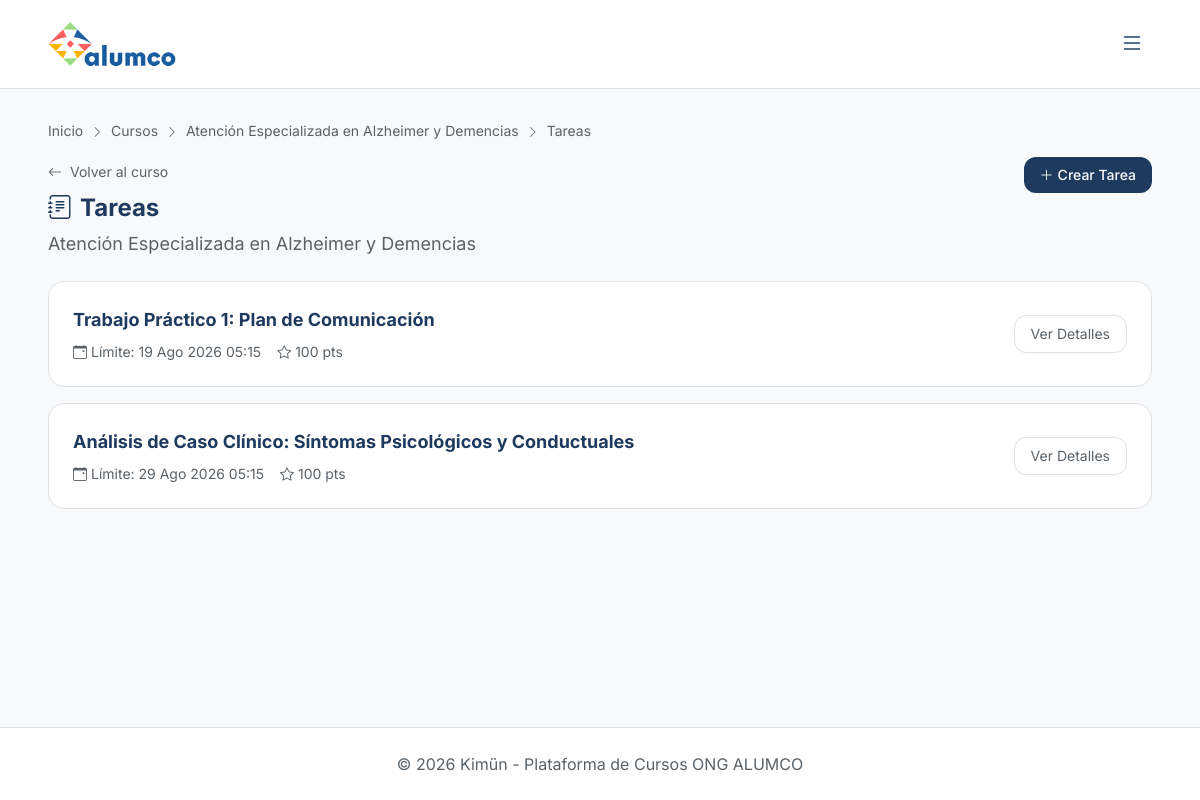
Screenshot of /tareas/curso/11/tareas/ (signed in) with the database file from the repository.
### cursos/models.py (models this page shows, shortened)
class Curso(models.Model):
    ESTADO_CHOICES = [
        ('borrador', 'Borrador'),
        ('publicado', 'Publicado'),
    ]
    titulo = models.CharField(max_length=200)
    descripcion = models.TextField()
    categoria = models.ForeignKey(
        Categoria,
        on_delete=models.SET_NULL,
        null=True,
        blank=True,
        related_name='cursos'
    )
    docente_creador = models.ForeignKey(
        settings.AUTH_USER_MODEL,
        on_delete=models.CASCADE,
        related_name='cursos_creados'
    )
    estado = models.CharField(max_length=20, choices=ESTADO_CHOICES, default='borrador')
    fecha_creacion = models.DateTimeField(auto_now_add=True)
    horas_exigidas = models.PositiveIntegerField(default=0, help_text='Horas totales exigidas para completar el curso')
    horas_por_semana = models.PositiveIntegerField(default=0, help_text='Horas de dedicación semanal esperada')
    exige_tiempo_minimo = models.BooleanField(default=False, help_text='Evita que el alumno complete el curso en menos tiempo del exigido')
    duracion_minutos = models.PositiveIntegerField(default=0, help_text='Duración estimada en minutos')
    class Meta:
        verbose_name = 'Curso'
        verbose_name_plural = 'Cursos'

### tareas/models.py (models this page shows, shortened)
class Tarea(models.Model):
    curso = models.ForeignKey('cursos.Curso', on_delete=models.CASCADE, related_name='tareas')
    titulo = models.CharField(max_length=200)
    descripcion = models.TextField(blank=True, default='')
    fecha_limite = models.DateTimeField(verbose_name='Fecha límite')
    puntaje_maximo = models.IntegerField(default=100)
    creado_por = models.ForeignKey(settings.AUTH_USER_MODEL, on_delete=models.CASCADE, related_name='tareas_creadas')
    fecha_creacion = models.DateTimeField(auto_now_add=True)
    class Meta:
        verbose_name = 'Tarea'
        verbose_name_plural = 'Tareas'
        ordering = ['fecha_limite']

### tareas/views.py (the view, shortened to what this page needs)
# urls.py: path('curso/<int:curso_pk>/tareas/', views.tarea_list, name='tarea_list'),
@login_required
def tarea_list(request, curso_pk):
    curso = get_object_or_404(Curso, pk=curso_pk)
    tareas = curso.tareas.all()
    context = {
        'curso': curso,
        'tareas': tareas,
    }
    return render(request, 'tareas/tarea_list.html', context)

### templates/tareas/tarea_list.html (shortened to what this page needs)
{% extends 'base.html' %}
{% load static %}
{% block breadcrumbs %}
<nav class="text-sm mb-4 text-secondary">
    <a href="{% url 'inicio' %}">Inicio</a>
    <i class="bi bi-chevron-right text-xs mx-1"></i>
    <a href="{% url 'cursos:curso_list' %}">Cursos</a>
    <i class="bi bi-chevron-right text-xs mx-1"></i>
    <a href="{% url 'cursos:curso_detail' pk=curso.id %}">{{ curso.titulo }}</a>
    <i class="bi bi-chevron-right text-xs mx-1"></i>
    <span>Tareas</span>
</nav>
{% endblock %}
{% block content %}
<div class="mb-6">
    <div class="flex flex-col md:flex-row justify-between items-start gap-4">
        <div>
            <a href="{% url 'cursos:curso_detail' pk=curso.id %}" class="text-sm mb-2 inline-block text-secondary">
                <i class="bi bi-arrow-left me-1"></i> Volver al curso
            </a>
            <h1 class="section-title mb-1">
                <i class="bi bi-journal-text"></i> Tareas
            </h1>
            <p class="mt-1 text-secondary">
                {{ curso.titulo }}
            </p>
        </div>
        {% if user.rol == 'admin' or user.rol == 'docente' or puede_editar %}
        <div class="flex gap-2">
            <a href="{% url 'tareas:tarea_create' curso.id %}" class="btn-primary px-4 py-2 rounded-xl text-sm font-medium">
                <i class="bi bi-plus-lg me-1"></i>Crear Tarea
            </a>
        </div>
        {% endif %}
    </div>
</div>
<div class="mb-8">
    {% if tareas %}
        <div class="stack-md stagger-in">
            {% for tarea in tareas %}
            <div class="hybrid-card rounded-2xl p-6 flex flex-col md:flex-row justify-between items-start md:items-center gap-4">
                <div class="flex-1">
                    <a href="{% url 'tareas:tarea_detail' tarea.id %}" class="text-lg font-bold hover:underline text-primary">
                        {{ tarea.titulo }}
                    </a>
                    <div class="flex flex-wrap gap-4 mt-2 text-sm text-secondary">
                        {% if tarea.fecha_limite %}
                            <span class="flex items-center gap-1" style="{% if tarea.fecha_limite < now %}color: var(--color-pink); font-weight: 700;{% endif %}">
                                <i class="bi bi-calendar-event"></i>
                                {% if tarea.fecha_limite < now %}
                                    Atrasado: {{ tarea.fecha_limite|date:"d M Y H:i" }}
                                {% else %}
                                    Límite: {{ tarea.fecha_limite|date:"d M Y H:i" }}
                                {% endif %}
                            </span>
                        {% endif %}
                        <span class="flex items-center gap-1">
                            <i class="bi bi-star"></i> {{ tarea.puntaje_maximo }} pts
                        </span>
                    </div>
                </div>
                <div class="flex flex-col md:items-end gap-2 text-sm">
                    <a href="{% url 'tareas:tarea_detail' tarea.id %}" class="btn-subtle px-4 py-2 rounded-xl text-sm">
                        Ver Detalles
                    </a>
                </div>
            </div>
            {% endfor %}
        </div>
    {% else %}
        {% include 'partials/empty_state.html' with illustration_path='img/illustrations/empty-tasks.svg' title='No hay tareas asignadas' description='Aún no se han creado tareas para este curso.' %}
    {% endif %}
</div>
{% endblock %}

### static/css/kimun.css (style rules this page uses)
:root { --space-xs: 0.25rem; --space-sm: 0.5rem; --space-md: 1rem; --space-lg: 1.5rem; --space-xl: 2rem; --space-2xl: 3rem; --space-3xl: 4rem; --radius-sm: 0.25rem; --radius-md: 0.75rem; --radius-lg: 1rem; --radius-xl: 1.5rem; --radius-asymmetric: 1rem 0.25rem 1rem 0.25rem; --shadow-sm: 0 1px 2px color-mix(in srgb, var(--color-text) 8%, transparent); --shadow-md: 0 4px 6px -1px color-mix(in srgb, var(--color-text) 12%, transparent); --shadow-lg: 0 10px 40px -10px color-mix(in srgb, var(--color-text) 18%, transparent); --transition-fast: 0.15s ease; --transition-normal: 0.2s ease; --transition-slow: 0.3s ease; }
.btn-subtle { background: transparent; color: var(--color-text-secondary); border: 1px solid var(--color-border); transition: background-color var(--transition-normal), color var(--transition-normal), border-color var(--transition-normal), transform var(--transition-normal), box-shadow var(--transition-normal); }
.section-title { display: flex; align-items: center; gap: var(--space-sm); margin-bottom: var(--space-lg); font-size: 1.5rem; font-weight: 700; color: var(--color-text); }
.section-title i { color: var(--color-primary); }
.stagger-in > * { opacity: 0; animation: fadeInUp 0.5s ease forwards; }
.stagger-in > *:nth-child(1) { animation-delay: 0.05s; }
.stagger-in > *:nth-child(2) { animation-delay: 0.1s; }
.stack-md { display: grid; gap: var(--space-md); }
.rounded-xl { border-radius: var(--radius-xl); }
.text-secondary { color: var(--color-text-secondary); }
.text-primary { color: var(--color-primary); }

### templates/base.html (style rules this page uses)
body { font-family: "Inter", sans-serif; font-size: 18px; }
[data-theme="light"] { --color-bg: #f8f9fa; --color-surface: #ffffff; --color-surface-raised: #f3f4f6; --color-primary: #1e3a5f; --color-primary-hover: #2d5a87; --color-accent: #f57c00; --color-text: #1e3a5f; --color-text-secondary: #5a6268; --color-border: #dee2e6; --color-card-hover: #f1f5f9; --color-success: #166534; --color-success-bg: rgba(22, 163, 74, 0.15); --color-info: #2563eb; --color-info-bg: rgba(37, 99, 235, 0.15); --color-warning: #92400e; --color-warning-bg: rgba(217, 119, 6, 0.15); --color-purple: #9333ea; --color-purple-bg: rgba(147, 51, 234, 0.15); --color-pink: #db2777; --color-pink-bg: rgba(219, 39, 119, 0.15); --gradient-start: #1e3a5f; --gradient-end: #3b82f6; }
body { background-color: var(--color-bg); color: var(--color-text); }
.hybrid-card { background-color: var(--color-surface); border: 1px solid var(--color-border); transition: all 0.3s ease; }
.btn-primary { background-color: var(--color-primary); color: white; transition: all 0.2s ease; }

### rows the page displays
Curso: titulo "Atención Especializada en Alzheimer y Demencias"
Tarea: titulo "Trabajo Práctico 1: Plan de Comunicación", fecha_limite "19 Ago 2026 05:15", puntaje_maximo "100"
Tarea: titulo "Análisis de Caso Clínico: Síntomas Psicológicos y Conductuales", fecha_limite "29 Ago 2026 05:15", puntaje_maximo "100"
